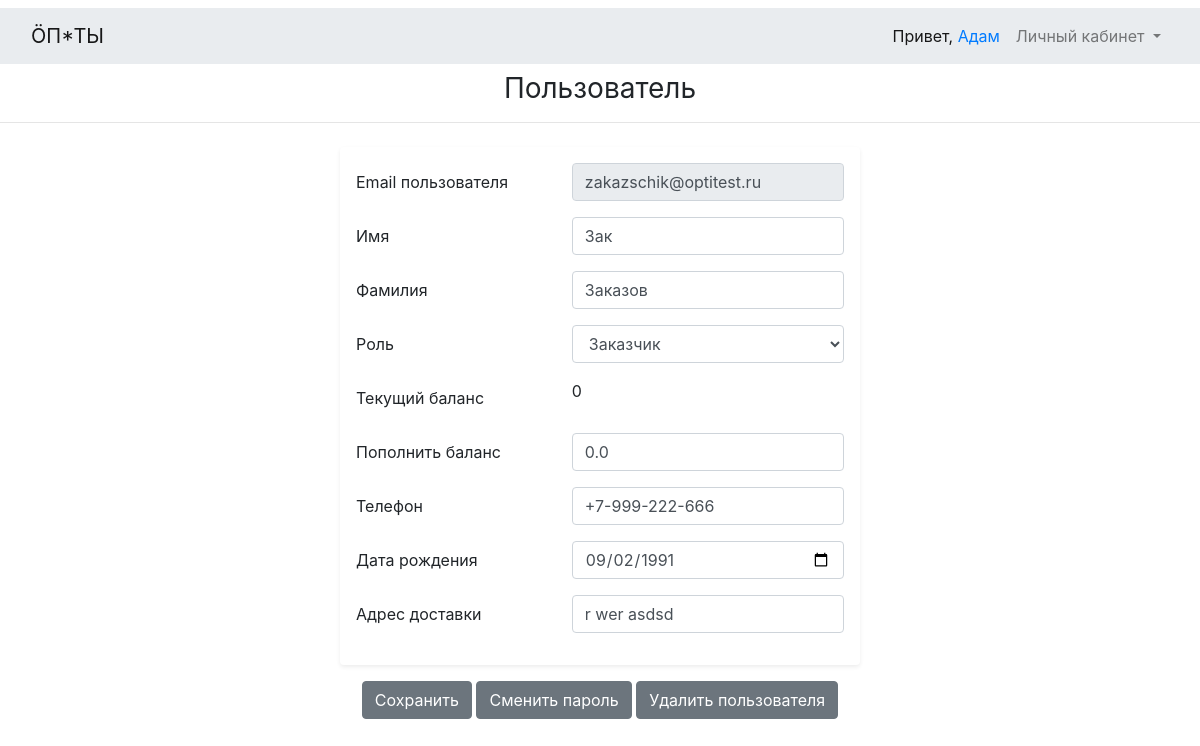
The page /users/8/ (signed in) on the database as committed earlier.
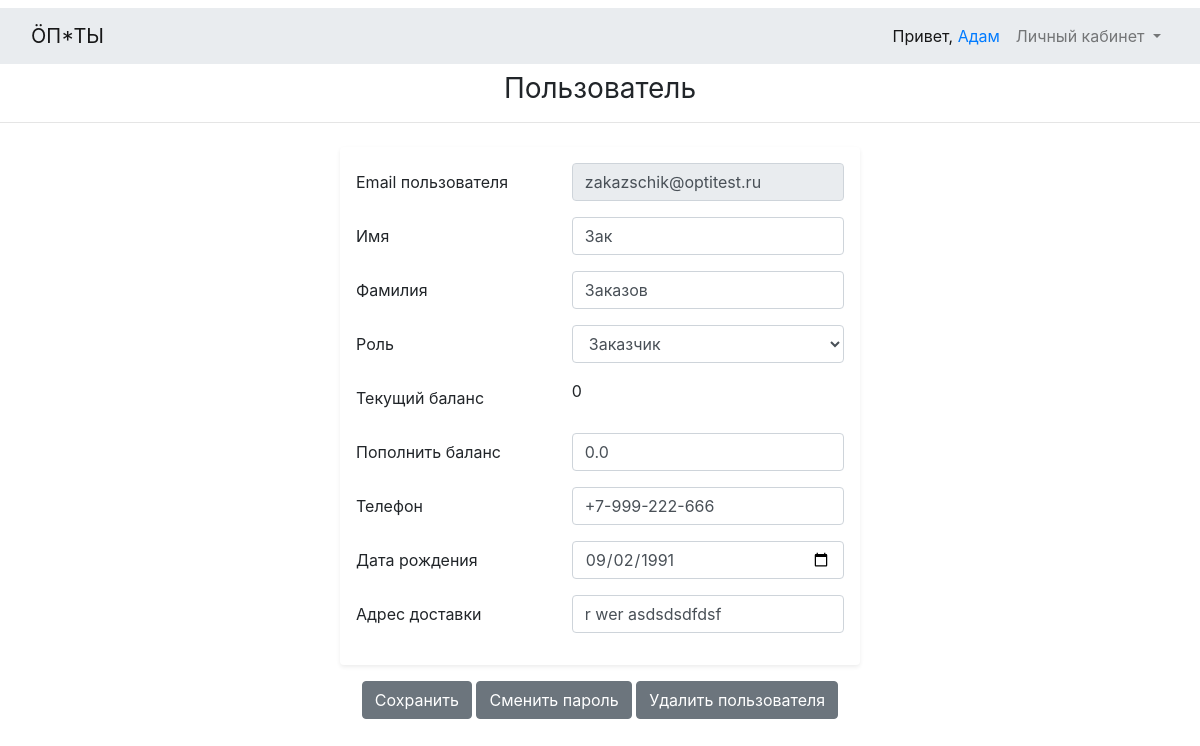
The same page on the database as committed later.
### main/models.py (models this page shows, shortened)
class User(AbstractUser):
    USERNAME_FIELD = 'email'
    REQUIRED_FIELDS = []
    username = None
    email = models.EmailField('Email', unique=True)
    phone = models.CharField('Телефон', max_length=20)
    delivery_address = models.CharField('Адрес доставки', max_length=255)
    birth_date = models.DateField('Дата рождения', blank=True, default='')
    role = models.PositiveSmallIntegerField('Роль', choices=tuple(Roles), default=Roles.UNREGISTERED)
    objects = CustomUserManager()
    class Meta:
        ordering = ('role',)
    @property
    def balance(self):
        return sum(UserBalance.objects.filter(user=self).values_list('delta', flat=True))

### main/views.py (the view, shortened to what this page needs)
# urls.py: path('users/<int:pk>/', main_views.UserDetailsView.as_view(), name='user_details'),
class UserDetailsView(LoginRolesOwnerRequiredUpdateViewMixin, CommonContextViewMixin, SuccessMessageMixin, UpdateView):
    template_name = 'main/user_details.html'
    form_class = UserForm
    allowed_roles = (Roles.UNREGISTERED, Roles.ZAKAZSCHIK, Roles.ZAKUPSCHIK)
    model = _models.User
    success_message = 'Настройки сохранены'
    def get_form_kwargs(self):
        kwargs = super().get_form_kwargs()
        kwargs['user'] = self.user
        return kwargs
    def get_context_data(self, **kwargs):
        context = super().get_context_data(**kwargs)
        context['roles_list'] = list(Roles)
        context['balance_update_allowed'] = self.user.role == Roles.ADMINISTRATOR
        return context

### main/forms.py (shortened to what this page needs)
class UserForm(forms.ModelForm):
    balance_delta = forms.DecimalField(label='Баланс пользователя', required=False)
    def __init__(self, **kwargs):
        self.user = kwargs.pop('user', None)
        super().__init__(**kwargs)
        self.fields['email'].disabled = True
        if self.user.role != Roles.ADMINISTRATOR:
            self.fields['role'].disabled = True
            self.fields['balance_delta'].disabled = True
    class Meta:
        model = User
        fields = ('email', 'first_name', 'last_name', 'role', 'balance_delta', 'birth_date', 'phone', 'delivery_address')

### main/core/types.py (called while the page is built)
    def __iter__(cls):
        for value, value_str in cls.__dict__['iter_items'].items():
            yield value, value_str

### main/core/view_mixins.py (called while the page is built)
    def dispatch(self, request, *args, **kwargs):
        self.user = request.user
        if not self.user.is_authenticated:
            return self.handle_no_permission()
        if self.user.role not in self.allowed_roles and self.user.role != Roles.ADMINISTRATOR:
            return self.handle_no_permission()
        return super().dispatch(request, *args, **kwargs)

### main/templates/main/user_details.html (shortened to what the changed rows need)
{% extends 'base.html' %}
{% load static %}
{% block content %}
    <form class="form-signin my-3 p-3 bg-white rounded shadow-sm" name="setting" id="setting" action="" method="POST"
          enctype="multipart/form-data">
        <div class="form-group row">
            <div class="col-7">
                <input class="form-control" id="id_username" type="email" name="{{ form.email.name }}"
                       autofocus="" required="" value="{{ form.email.initial|default_if_none:'' }}"
                        {% if form.email.field.disabled %}
                       disabled=""
                        {% endif %}
                >
            </div>
        </div>
        <div class="form-group row">
            <div class="col-7">
                <input class="form-control" id="id_first_name" type="text" name="{{ form.first_name.name }}"
                       required="" value="{{ form.first_name.initial|default_if_none:'' }}"
                >
            </div>
        </div>
        <div class="form-group row">
            <div class="col-7">
                <input class="form-control" id="id_last_name" type="text" name="{{ form.last_name.name }}"
                       required="" value="{{ form.last_name.initial|default_if_none:'' }}"
                >
            </div>
        </div>
        <div class="form-group row">
            <div class="col-7">
                <select class="form-control" name="role" id="id_role"
                >
                    {% for role, role_str in roles_list %}
                        {% if role == object.role %}
                            <option value="{{ role }}" selected>{{ role_str }}</option>
                        {% else %}
                            <option value="{{ role }}">{{ role_str }}</option>
                        {% endif %}
                    {% endfor %}
                </select>
            </div>
        </div>
        <div class="form-group row">
            <label for="id_balance" class="col-5 col-form-label">Текущий баланс</label>
            <div class="col-7">
                {{ object.balance|stringformat:'s' }}
            </div>
        </div>
        <div class="form-group row">
            <div class="col-7">
                <input class="form-control" id="id_phone" type="text" name="{{ form.phone.name }}"
                       required="" value="{{ form.phone.initial|default_if_none:'' }}"
                >
            </div>
        </div>
        <div class="form-group row">
            <div class="col-7">
                <input class="form-control" id="id_birth_date" type="date" name="{{ form.birth_date.name }}"
                       required="" value="{{ object.birth_date|date:'Y-m-d' }}"
                >
            </div>
        </div>
        <div class="form-group row">
            <div class="col-7">
                <input class="form-control" id="id_delivery_address" type="text"
                       name="{{ form.delivery_address.name }}"
                       required="" value="{{ form.delivery_address.initial|default_if_none:'' }}"
                >
            </div>
        </div>
    </form>
{% endblock content %}

Rows that differ between the two databases and show on the page:
changed User "zakazschik@optitest.ru": delivery_address "r wer asdsd" → "r wer asdsdsdfdsf"
